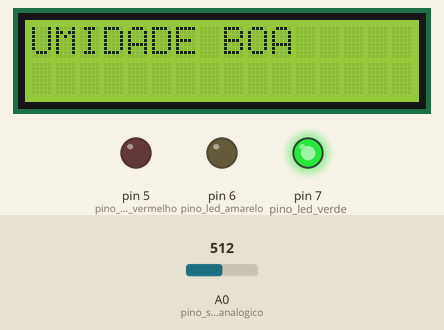
The sketch below on a simulated Arduino Uno, built with avr-gcc and run on an emulated ATmega328P. Shown: 16×2 character LCD, output pins drawn as LEDs (lit = HIGH). The inputs (shaded band) are chosen by the test bench; at power-on: A0 (pino_sinal_analogico) = 512. What the sketch prints to the serial monitor is not drawn.

Above: at 1.2 s.
1.3 s: A0 (pino_sinal_analogico) set to 610
At 2.3 s:
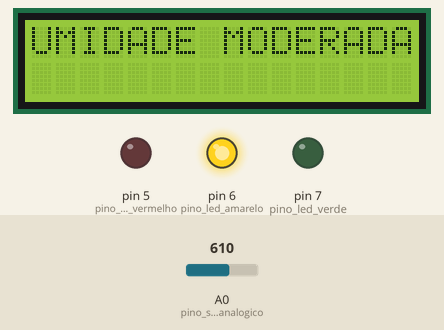
2.8 s: A0 (pino_sinal_analogico) set to 810
At 3.8 s:
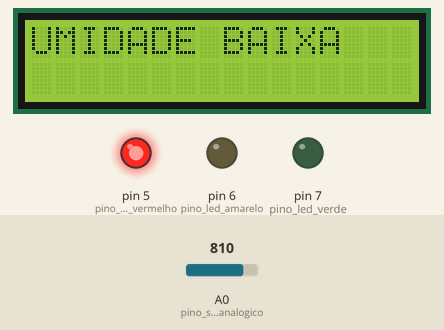
4.3 s: A0 (pino_sinal_analogico) set to 0
At 4.7 s:
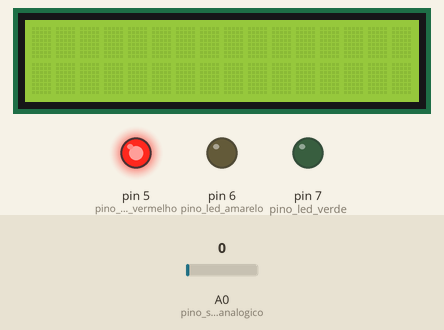
5.8 s: A0 (pino_sinal_analogico) set to 122
At 7.3 s:
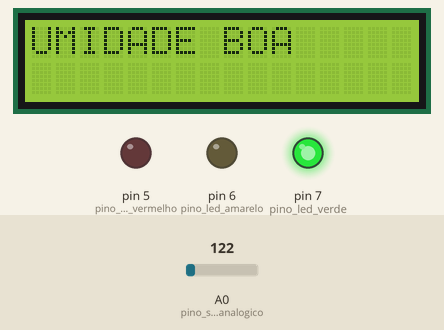
Timing chart, 0 to 8.3 s (numbered marks = the images above; inputs shaded):
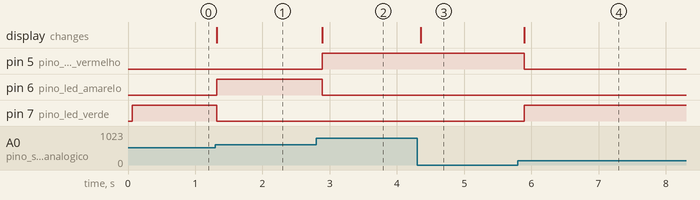

Measured:
- after the input at 1.3 s, pin 6 (pino_led_amarelo): LOW → HIGH at once; pin 7 (pino_led_verde): HIGH → LOW at once; the display: changes at once (image 1)
- after the input at 2.8 s, pin 5 (pino_led_vermelho): LOW → HIGH after 0.09 s; pin 6 (pino_led_amarelo): HIGH → LOW after 0.09 s; the display: changes after 0.09 s (image 2)
- after the input at 4.3 s, the display: changes after 0.05 s (image 3)
- after the input at 5.8 s, pin 5 (pino_led_vermelho): HIGH → LOW after 0.09 s; pin 7 (pino_led_verde): LOW → HIGH after 0.09 s; the display: changes after 0.09 s (image 4)

The sketch:

Sensor_Umidade.ino
```cpp
#include <LiquidCrystal.h>

//portas do sensor de umidade
#define pino_sinal_analogico A0
#define pino_led_vermelho 5
#define pino_led_amarelo 6
#define pino_led_verde 7

//portas do display LCD
#define RS 12
#define EN 4
#define D4 8
#define D5 9
#define D6 10
#define D7 11

//valor da umidade
int valor_analogico;

//instancia objeto do tipo LiquidCrystal
LiquidCrystal lcd(RS, EN, D4, D5, D6, D7);

void setup()
{
  Serial.begin(9600);
  pinMode(pino_sinal_analogico, INPUT);
  pinMode(pino_led_vermelho, OUTPUT);
  pinMode(pino_led_amarelo, OUTPUT);
  pinMode(pino_led_verde, OUTPUT);
  lcd.begin(16, 2);
}

void loop()
{
  //Le o valor do pino A0 do sensor
  valor_analogico = analogRead(pino_sinal_analogico);

  //limpa o display
  lcd.clear();

  //Mostra o valor da porta analogica no serial monitor
  Serial.print("Porta analogica: ");
  Serial.print(valor_analogico);

  //Solo umido, acende o led verde
  if (valor_analogico > 0 && valor_analogico < 600)
  {
    Serial.println(" Status: Solo umido");
    apagaleds();
    digitalWrite(pino_led_verde, HIGH);
    lcd.print("UMIDADE BOA");
  }

  //Solo com umidade moderada, acende led amarelo
  if (valor_analogico > 600 && valor_analogico < 800)
  {
    Serial.println(" Status: Umidade moderada");
    apagaleds();
    digitalWrite(pino_led_amarelo, HIGH);
    lcd.print("UMIDADE MODERADA");
  }

  //Solo seco, acende led vermelho
  if (valor_analogico > 800 && valor_analogico < 1024)
  {
    Serial.println(" Status: Solo seco");
    apagaleds();
    digitalWrite(pino_led_vermelho, HIGH);
    lcd.print("UMIDADE BAIXA");

  }
  delay(100);
}

void apagaleds()
{
  digitalWrite(pino_led_vermelho, LOW);
  digitalWrite(pino_led_amarelo, LOW);
  digitalWrite(pino_led_verde, LOW);
}
```
